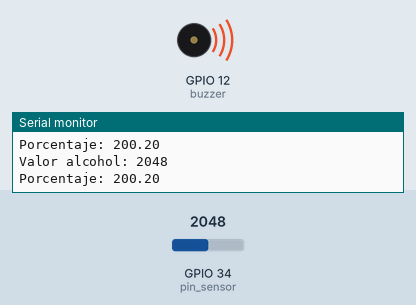
The sketch below on a simulated ESP32. Parts: buzzer (waves = sounding, pin HIGH), the last lines printed to the serial monitor. The inputs (shaded band) are chosen by the test bench; at power-on: GPIO 34 (pin_sensor) = 2048.

Above: at 1.2 s.
1.3 s: GPIO 34 (pin_sensor) set to 1265
2.8 s: GPIO 34 (pin_sensor) set to 1175
At 3.7 s:
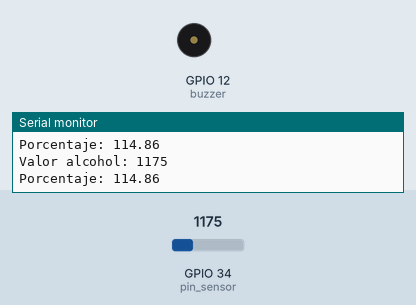
4.3 s: GPIO 34 (pin_sensor) set to 1228
At 5.0 s:
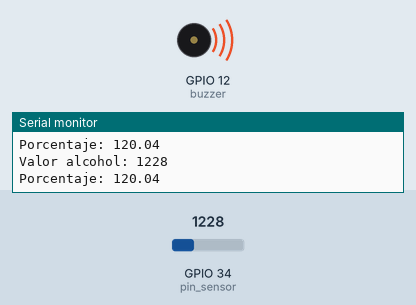
5.9 s: GPIO 34 (pin_sensor) set to 1160
At 6.4 s:
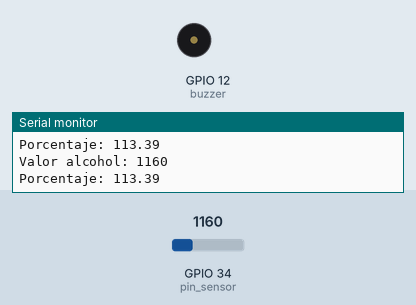
Timing chart, 0 to 8.5 s (numbered marks = the images above; inputs shaded):
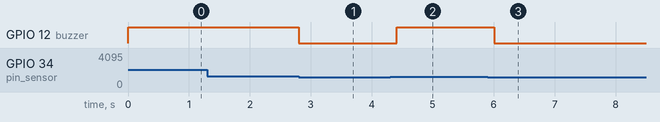

The sketch:

MQ3_Alcohol.ino
```cpp
const int pin_sensor = 34;
const int buzzer = 12;

void setup() {
  Serial.begin(9600);
  pinMode(buzzer, OUTPUT);
  pinMode(pin_sensor, INPUT);
}

void loop() {
  int valor_alcohol = analogRead(pin_sensor);
  Serial.print("Valor alcohol: ");
  Serial.println(valor_alcohol);
  float porcentaje = (valor_alcohol / 1023.0) * 100;
  const int pin_sensor = 34;
const int buzzer = 12;


  if (valor_alcohol > 1200) {
    digitalWrite(buzzer, HIGH);
  } else {
    digitalWrite(buzzer, LOW);
  }
  Serial.print("Porcentaje: ");
  Serial.println(porcentaje);
   delay(200);
}
```

Measured:
- the behaviour switches between 1201 and 1200 on GPIO 34 (pin_sensor) (found by bisection; images 0 and 1)
- after the input at 2.8 s, GPIO 12 (buzzer): HIGH → LOW at once
- after the input at 4.3 s, GPIO 12 (buzzer): LOW → HIGH after 0.11 s
- after the input at 5.9 s, GPIO 12 (buzzer): HIGH → LOW after 0.11 s
